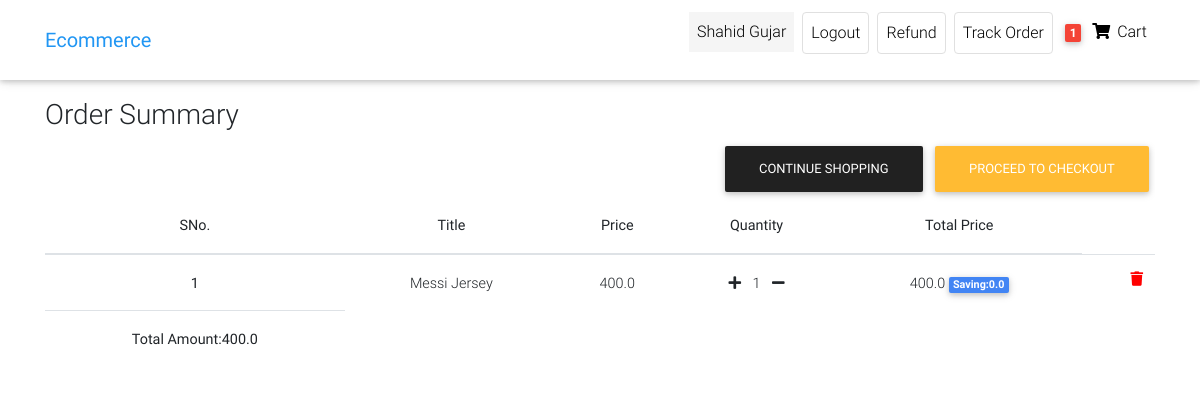
The page /order-summary (signed in) on the database as committed earlier.
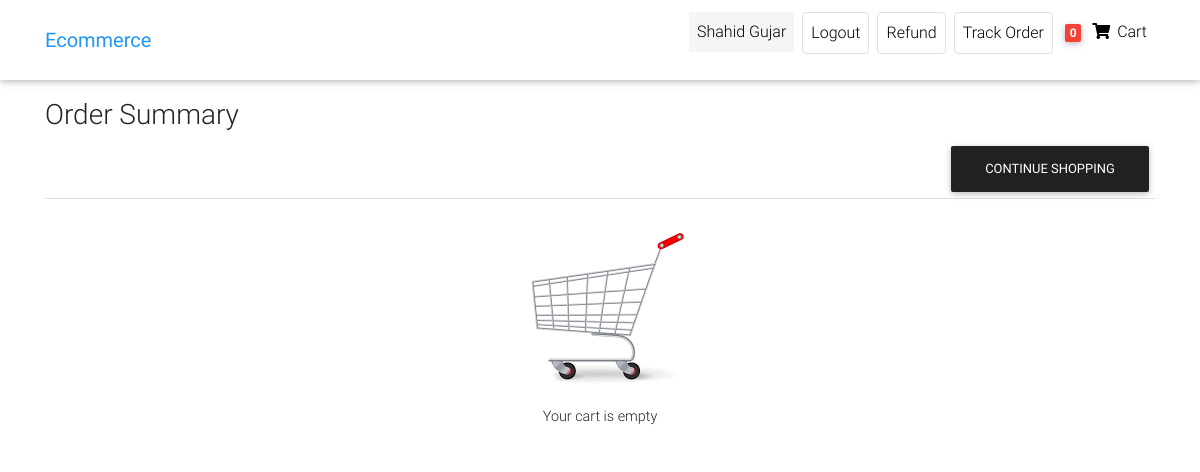
The same page on the database as committed later.
### front/models.py (models this page shows, shortened)
class Customer(AbstractUser):#Users is customer here
    phone=models.CharField(max_length=12,default="")
    gender=models.CharField(max_length=15,default="")
    user_address=models.CharField(max_length=50,default="")

class Order(models.Model):
    user=models.ForeignKey(Customer,on_delete=models.CASCADE)
    ref_code=models.CharField(max_length=20,blank=True,null=True)
    items=models.ManyToManyField(OrderItem)
    start_date = models.DateTimeField(auto_now_add=True)
    ordered_date=models.DateField()
    ordered=models.BooleanField(default=False)#it check whether has been ordered or not
    billing_address=models.ForeignKey('Address',related_name='billing_address',on_delete=models.SET_NULL,blank=True,null=True)
    shipping_address=models.ForeignKey('Address',related_name='shipping_address',on_delete=models.SET_NULL,blank=True,null=True)
    payment_detail=models.ForeignKey('Payments',on_delete=models.SET_NULL,blank=True,null=True)
    coupon=models.ForeignKey('Coupon',on_delete=models.SET_NULL,blank=True,null=True)
    being_delivered=models.BooleanField(default=False)#deliver hogaya
    received=models.BooleanField(default=False)#order hmne receive karliya
    order_status=models.CharField(choices=status,max_length=10,default='Pe')
    refund_requested=models.BooleanField(default=False)
    refund_granted=models.BooleanField(default=False)
    def total_amount(self):
        total=0
        for order_item in self.items.all():
            total += order_item.get_final_price()
        if self.coupon:
            total-=self.coupon.amount
        return total

class OrderItem(models.Model):
    user=models.ForeignKey(Customer,on_delete=models.CASCADE,null=True,blank=True)
    ordered=models.BooleanField(default=False)
    item=models.ForeignKey(Item,on_delete=models.CASCADE)
    quantity=models.IntegerField(default=1)
    def get_total_item_price(self):
        totalprice=self.item.price * self.quantity
        return totalprice
    def get_total_item_discount_price(self):
        if self.item.discount_price:
            totalprice=self.item.discount_price * self.quantity
            return totalprice
        else:
            return self.get_total_item_price()
    def get_saved_amount(self):
        total_amount=self.get_total_item_price() - self.get_total_item_discount_price()
        return total_amount
    def get_final_price(self):
        if self.get_total_item_discount_price():
            return self.get_total_item_discount_price()
        return self.get_total_item_price()

class Item(models.Model):
    title=models.CharField(max_length=50)
    price=models.FloatField()
    discount_price=models.FloatField(blank=True,null=True)
    category=models.CharField(choices=CATEGORY_CHOICES,max_length=2)
    label=models.CharField(choices=LABEL_CHOICES,max_length=1)
    slug=models.SlugField()
    description=models.TextField()
    image=models.ImageField(upload_to='Images',null=True,blank=True)

### front/views.py (the view)
# urls.py: path('order-summary', OrderSummary.as_view(),name="order-summary"),
class OrderSummary(LoginRequiredMixin,View):
    def get(self,args,**kwargs):
        try:
            order=Order.objects.filter(user=self.request.user,ordered=False)
            empty=len(order)
            context={'orders':order,'empty':empty}
            return render(self.request,'Ecommerce/order_summary.html',context)
        except ObjectDoesNotExist:
            messages.success(self.request,"You donot have active order")
            return redirect("/")

### front/templatetags/cart_template_tags.py (called while the page is built)
@register.filter
def cart_item_count(user):
    if user.is_authenticated:
        qs=Order.objects.filter(user=user,ordered=False)
        if qs.exists():
            return qs[0].items.count()
    return 0

### front/templates/Ecommerce/order_summary.html (shortened to what the changed rows need)
{% extends 'Ecommerce/home-page.html' %}
{% load cart_template_tags %}
{% load static %}
{% block body %}
<nav class="navbar fixed-top navbar-expand-lg navbar-light white scrolling-navbar">
    <div class="container">
      <div class="collapse navbar-collapse" id="navbarSupportedContent">
        <ul class="navbar-nav nav-flex-icons">
          {% if request.user.is_authenticated %}
          <li class="nav-item mx-1">
            <p class="nav-link waves-effect "
            style="background-color:whitesmoke;"
             >
              {{request.user.first_name}}
          </p>
          </li>
          <li class="nav-item mx-1">
            <a href="{% url 'account_logout' %}" class="nav-link border border-light rounded waves-effect"
             >
              Logout
            </a>
          </li>
          <li class="nav-item mx-1">
            <a href="{% url 'request-refund' %}" class="nav-link border border-light rounded waves-effect"
             >
              Refund
            </a>
          </li>
          <li class="nav-item mx-1">
            <a href="{% url 'track-order' %}" class="nav-link border border-light rounded waves-effect"
            >
              Track Order
            </a>
          </li>
          {% endif %}
          {% if user.is_authenticated %}
          <li class="nav-item">
            <a href="{% url 'order-summary' %}" class="nav-link waves-effect">
              <span class="badge red z-depth-1 mr-1"> {{request.user|cart_item_count}} </span>
              <i class="fas fa-shopping-cart"></i>
              <span class="clearfix d-none d-sm-inline-block"> Cart </span>
            </a>
          </li>
          {% endif %}
        </ul>
      </div>
    </div>
  </nav>
    <div class="container" style="margin-top: 90px;">
        <div class="table-responsive">
            <table class="table  mt-4 text-center">
                {% if not empty %}
                    <tr>
                        <td><img src="{% static 'empty_cart.png' %}"><br>Your cart is empty</td>
                        <a class="btn btn-dark float-right" href="/">Continue Shopping</a>
                    </tr>
                {% else %}
                    <thead>
                        <tr>
                            <th scope="col">SNo.</th>
                            <th scope="col">Title</th>
                            <th scope="col">Price</th>
                            <th scope="col">Quantity</th>
                            <th scope="col">Total Price</th>
                        </tr>
                    </thead>
                    <tbody>
                        {% for order in orders %}
                            {% for object in order.items.all %}
                                <tr>
                                    <th scope="row">{{ forloop.counter }}</th>
                                    <td>{{ object.item.title }}</td>
                                    <td>{{ object.item.price }}</td>
                                    <td>
                                        <a href="{% url 'add-to-cart' object.item.slug %}"> <i class="fas fa-plus mr-2"></i></a>
                                        {{ object.quantity }}
                                        <a href="{% url 'remove-single-item-from-cart' object.item.slug %}"><i class="fas fa-minus ml-2"></i>
                                    </td>
                                <td>
                                    {% if object.get_total_item_discount_price %}
                                        {{ object.get_total_item_discount_price }}
                                        <span class="badge badge-primary">Saving:{{ object.get_saved_amount }}</span>
                                    {% else %}
                                        {{ object.get_total_item_price }}
                                    {% endif %}
                                </td>
                                <td>
                                    <a style="color:red;"
                                       href="{% url 'remove-from-cart' object.item.slug %}"><i class="fas fa-trash float-right"></i<a />
                                </td>
                            </tr>
                        {% endfor %}
                        <tr>
                            <td>
                                <b>Total Amount:{{ order.total_amount }}</b>
                            </td>
                        </tr>
                        {% if order.total_amount %}
                            <a class="btn btn-warning float-right" href="{% url 'check_out' %}">Proceed To Checkout</a>
                            <a class="btn btn-dark float-right" href="/">Continue Shopping</a>
                        {% endif %}
                    {% endfor %}
                </tbody>
            {% endif %}
        </table>
    </div>
</div>
{% endblock body %}

Rows that differ between the two databases and show on the page:
no longer on this page (row edited): Order: total_amount "400.0", shows "PROCEED TO CHECKOUT"
no longer on this page (row edited): OrderItem: item "Messi Jersey", item.price "400.0", quantity "1", get_total_item_discount_price "400.0", get_saved_amount "0.0"
changed Customer "Shahid Gujar": user|cart_item_count "1" → "0"
Other text that changed with them:
text no longer shown: "SNo. Title Price Quantity Total Price"
text now shown: "Your cart is empty CONTINUE SHOPPING"
